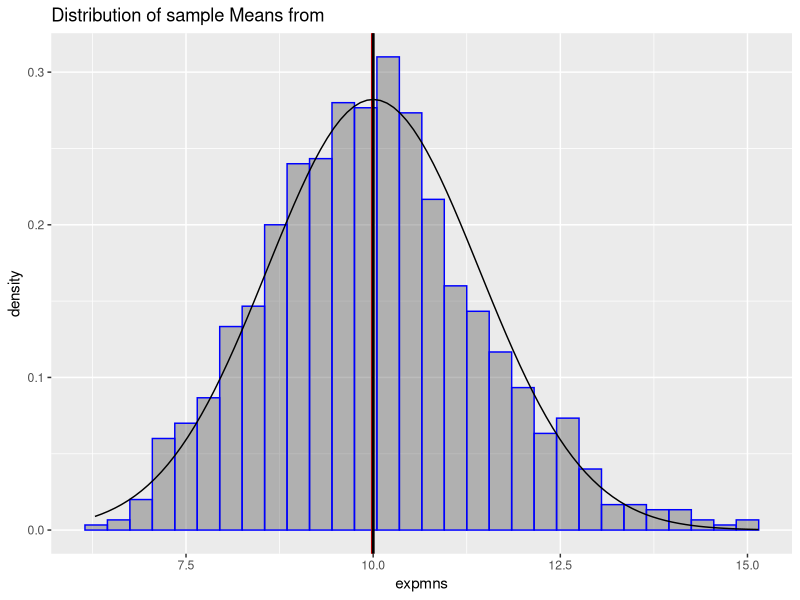

Recreate this plot in R.
## ---- chunk 1
# Partial example with sample inputs for simulated values of an exponential distribution
set.seed(500); lambda <- 0.1; n <- 50; nsim <- 1000; expmns <- NULL
for (i in 1:nsim) expmns = c(expmns, mean(rexp(n, lambda))) # Simulation loop
mS <- mean(expmns) ; vS <- sd(expmns)^2         # Sample mean mS, variance vS
mE <- 1/lambda ; vE <- ((1/lambda)/sqrt(n))^2   # Expected mean mT and variance vT
stats <- rbind(mean=c(mS, mE), variance=c(vS, vE))
colnames(stats) <- c("Simulated", "Expected") ; stats
## ---- chunk 2
library(ggplot2)
## ---- chunk 3
g <- ggplot(data.frame(expmns), aes(x=expmns)) + 
    geom_histogram(alpha = .40, binwidth = .3, colour = "blue", aes(y = ..density..)) + 
    geom_vline(xintercept = mS, size=1, color="red") + 
    geom_vline(xintercept = mE, size=1, color="black") + 
    labs(title="Distribution of sample Means from ", nsim, " Simulations of ", n," observations with lambda=", lambda)
g + stat_function(fun = dnorm, args=list(mean=mE, sd=sqrt(vE)))
